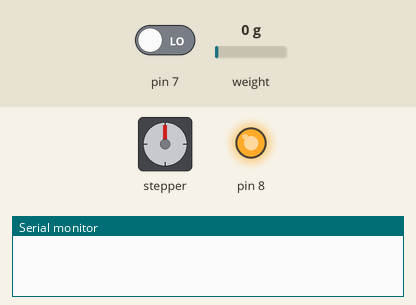
Bench run of a sketch on a simulated Arduino Uno, built with avr-gcc and run on an emulated ATmega328P. Parts: stepper motor, output pins drawn as LEDs (lit = HIGH), the last lines printed to the serial monitor. Wiring (inferred from the names in the program): stepper motor driver (200 steps per turn assumed): step pin 3; direction pin 4. Inputs (shaded band) come from the test bench; at power-on: pin 7 LOW, weight on the scale 0 g. Pins used as bus, display or sensor lines are not drawn.

Above: at 1.2 s.
1.3 s: pin 7 driven HIGH
At 9.0 s:
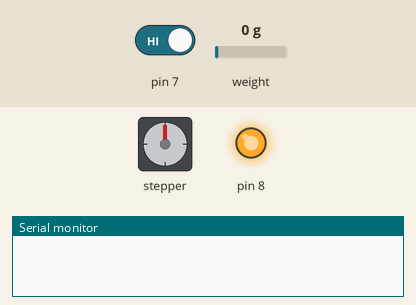
At 26.5 s:
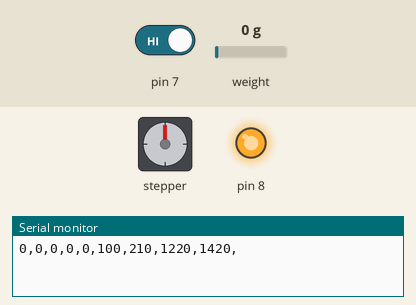
Timing chart, 0 to 56.8 s (numbered marks = the images above; inputs shaded):
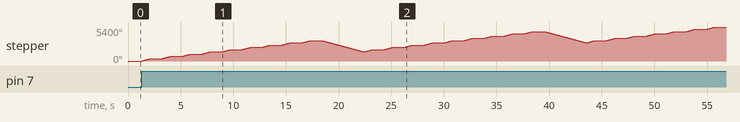

The sketch:

motor-automatizado.ino
```cpp
// Incluye la librería para el sensor de carga HX711
#include "HX711.h"

// Define el tamaño máximo de la lista de mediciones
#define MAX_LIST_SIZE 10

// Define los pines para el motor paso a paso y los pines para el sensor de carga
const int stepPin = 3;
const int dirPin = 4;
const int start = 7;
const int LOADCELL_DOUT_PIN = A4;
const int LOADCELL_SCK_PIN = A5;

// Define un listado de prueba
long lista[MAX_LIST_SIZE];
long mock[] = {
  0, 0, 0, 0, 0, 100, 210, 1220, 1420, 1480
};

// Define el número de elementos en la lista
int numElementos = 0;

// Objeto para el sensor de carga HX711
HX711 hx711;

// Funcion de configuración
void setup() {
  // Configura los pines del motor y el sensor
  pinMode(stepPin, OUTPUT);
  pinMode(dirPin, OUTPUT);
  pinMode(8, OUTPUT);
  pinMode(7, INPUT);
  digitalWrite(8, HIGH);

  Serial.begin(9600);  // Inicia la comunicación serial a 9600 baudios
  hx711.begin(LOADCELL_DOUT_PIN, LOADCELL_SCK_PIN);  // Inicializa el sensor HX711
}

// Función de bucle
void loop() {
  // Establece la dirección del motor
  digitalWrite(dirPin, HIGH);

  // Si se activa el pin 7
  if (digitalRead(7) == HIGH) {

    // Realiza una serie de movimientos del motor
    for (int j = 0; j < 9; j++) {
      // Realiza una serie de pasos del motor
      for (int i = 0; i < 200; i++) {
        digitalWrite(stepPin, HIGH);
        delayMicroseconds(2000);
        digitalWrite(stepPin, LOW);
        delayMicroseconds(2000);
      }

      // Lee la medición del sensor de carga o usa un valor de prueba y lo agrega a la lista
      if (hx711.is_ready()) {
        long reading = hx711.read();
        agregarElemento(mock[j]);
      } else {
        agregarElemento(mock[j]);
      }

      // Espera antes de la próxima medición
      delay(1000);
    }

    // Cambia la dirección del motor
    digitalWrite(dirPin, LOW);

    // Realiza una serie de movimientos hacia atrás del motor sin agregar mediciones
    for (int j = 0; j < 5; j++) {
      for (int i = 0; i < 200; i++) {
        digitalWrite(stepPin, HIGH);
        delayMicroseconds(2000);
        digitalWrite(stepPin, LOW);
        delayMicroseconds(2000);
      }
    }

    // Imprime y limpia la lista de mediciones
    imprimirYLimpiarLista();
  }
}

// Función para agregar un elemento a la lista
void agregarElemento(long valor) {
  if (numElementos < MAX_LIST_SIZE) {
    lista[numElementos] = valor;
    numElementos++;
  }
}

// Función para imprimir y limpiar la lista de mediciones
void imprimirYLimpiarLista() {
  for (int i = 0; i < numElementos; i++) {
    Serial.print(lista[i]);
    Serial.print(",");
  }
  numElementos = 0;
}
```
